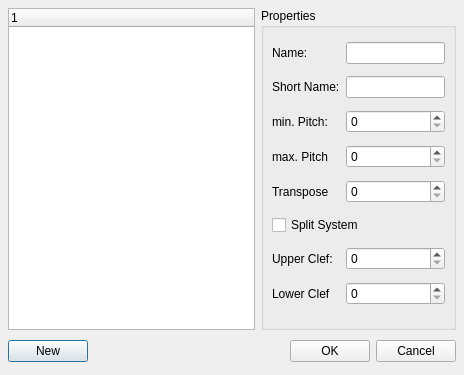
<ui version="4.0" >
 <author></author>
 <comment></comment>
 <exportmacro></exportmacro>
 <class>EditInstrumentBase</class>
 <widget class="QDialog" name="EditInstrumentBase" >
  <property name="geometry" >
   <rect>
    <x>0</x>
    <y>0</y>
    <width>464</width>
    <height>375</height>
   </rect>
  </property>
  <property name="windowTitle" >
   <string>MuseScore: Edit Instrument Properties</string>
  </property>
  <layout class="QGridLayout" >
   <property name="margin" >
    <number>8</number>
   </property>
   <property name="spacing" >
    <number>6</number>
   </property>
   <item row="1" column="0" colspan="2" >
    <layout class="QHBoxLayout" >
     <property name="margin" >
      <number>0</number>
     </property>
     <property name="spacing" >
      <number>6</number>
     </property>
     <item>
      <widget class="QPushButton" name="buttonNew" >
       <property name="text" >
        <string>New</string>
       </property>
      </widget>
     </item>
     <item>
      <spacer>
       <property name="orientation" >
        <enum>Qt::Horizontal</enum>
       </property>
       <property name="sizeHint" >
        <size>
         <width>131</width>
         <height>31</height>
        </size>
       </property>
      </spacer>
     </item>
     <item>
      <widget class="QPushButton" name="buttonOk" >
       <property name="text" >
        <string>OK</string>
       </property>
      </widget>
     </item>
     <item>
      <widget class="QPushButton" name="buttonCancel" >
       <property name="text" >
        <string>Cancel</string>
       </property>
      </widget>
     </item>
    </layout>
   </item>
   <item row="0" column="0" >
    <widget class="QTreeWidget" name="instrumentList" />
   </item>
   <item row="0" column="1" >
    <widget class="QGroupBox" name="groupBox" >
     <property name="title" >
      <string>Properties</string>
     </property>
     <layout class="QGridLayout" >
      <property name="margin" >
       <number>8</number>
      </property>
      <property name="spacing" >
       <number>6</number>
      </property>
      <item row="0" column="1" >
       <widget class="QLineEdit" name="nameEdit" />
      </item>
      <item row="1" column="1" >
       <widget class="QLineEdit" name="shortNameEdit" />
      </item>
      <item row="2" column="1" >
       <widget class="QSpinBox" name="minPitch" />
      </item>
      <item row="3" column="1" >
       <widget class="QSpinBox" name="maxPitch" />
      </item>
      <item row="4" column="1" >
       <widget class="QSpinBox" name="transpose" />
      </item>
      <item row="7" column="1" >
       <widget class="QSpinBox" name="lowerClef" />
      </item>
      <item row="6" column="1" >
       <widget class="QSpinBox" name="upperClef" />
      </item>
      <item row="5" column="0" colspan="2" >
       <widget class="QCheckBox" name="checkBox" >
        <property name="text" >
         <string>Split System</string>
        </property>
       </widget>
      </item>
      <item row="7" column="0" >
       <widget class="QLabel" name="label_7" >
        <property name="text" >
         <string>Lower Clef</string>
        </property>
        <property name="textFormat" >
         <enum>Qt::PlainText</enum>
        </property>
       </widget>
      </item>
      <item row="6" column="0" >
       <widget class="QLabel" name="label_6" >
        <property name="text" >
         <string>Upper Clef:</string>
        </property>
        <property name="textFormat" >
         <enum>Qt::PlainText</enum>
        </property>
       </widget>
      </item>
      <item row="4" column="0" >
       <widget class="QLabel" name="label_5" >
        <property name="text" >
         <string>Transpose</string>
        </property>
        <property name="textFormat" >
         <enum>Qt::PlainText</enum>
        </property>
       </widget>
      </item>
      <item row="3" column="0" >
       <widget class="QLabel" name="label_4" >
        <property name="text" >
         <string>max. Pitch</string>
        </property>
        <property name="textFormat" >
         <enum>Qt::PlainText</enum>
        </property>
       </widget>
      </item>
      <item row="2" column="0" >
       <widget class="QLabel" name="label_3" >
        <property name="text" >
         <string>min. Pitch:</string>
        </property>
        <property name="textFormat" >
         <enum>Qt::PlainText</enum>
        </property>
       </widget>
      </item>
      <item row="1" column="0" >
       <widget class="QLabel" name="label_2" >
        <property name="text" >
         <string>Short Name:</string>
        </property>
        <property name="textFormat" >
         <enum>Qt::PlainText</enum>
        </property>
       </widget>
      </item>
      <item row="0" column="0" >
       <widget class="QLabel" name="label" >
        <property name="text" >
         <string>Name:</string>
        </property>
        <property name="textFormat" >
         <enum>Qt::PlainText</enum>
        </property>
       </widget>
      </item>
     </layout>
    </widget>
   </item>
  </layout>
  <widget class="QWidget" name="layoutWidget" >
   <property name="geometry" >
    <rect>
     <x>9</x>
     <y>333</y>
     <width>446</width>
     <height>33</height>
    </rect>
   </property>
  </widget>
 </widget>
 <pixmapfunction></pixmapfunction>
 <resources/>
 <connections>
  <connection>
   <sender>buttonOk</sender>
   <signal>clicked()</signal>
   <receiver>EditInstrumentBase</receiver>
   <slot>accept()</slot>
   <hints>
    <hint type="sourcelabel" >
     <x>278</x>
     <y>253</y>
    </hint>
    <hint type="destinationlabel" >
     <x>96</x>
     <y>254</y>
    </hint>
   </hints>
  </connection>
  <connection>
   <sender>buttonCancel</sender>
   <signal>clicked()</signal>
   <receiver>EditInstrumentBase</receiver>
   <slot>reject()</slot>
   <hints>
    <hint type="sourcelabel" >
     <x>369</x>
     <y>253</y>
    </hint>
    <hint type="destinationlabel" >
     <x>179</x>
     <y>282</y>
    </hint>
   </hints>
  </connection>
 </connections>
</ui>
